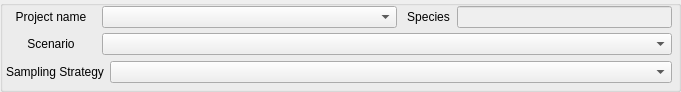
     <widget class="QGroupBox" name="groupBox">
      <property name="minimumSize">
       <size>
        <width>0</width>
        <height>88</height>
       </size>
      </property>
      <widget class="QWidget" name="layoutWidget">
       <property name="geometry">
        <rect>
         <x>6</x>
         <y>33</y>
         <width>666</width>
         <height>22</height>
        </rect>
       </property>
       <layout class="QHBoxLayout" name="horizontalLayout_27">
        <item>
         <widget class="QLabel" name="label_57">
          <property name="sizePolicy">
           <sizepolicy hsizetype="Fixed" vsizetype="Preferred">
            <horstretch>0</horstretch>
            <verstretch>0</verstretch>
           </sizepolicy>
          </property>
          <property name="minimumSize">
           <size>
            <width>90</width>
            <height>0</height>
           </size>
          </property>
          <property name="text">
           <string>Scenario</string>
          </property>
          <property name="alignment">
           <set>Qt::AlignCenter</set>
          </property>
         </widget>
        </item>
        <item>
         <widget class="QComboBox" name="comboBox_210">
          <property name="minimumSize">
           <size>
            <width>0</width>
            <height>0</height>
           </size>
          </property>
         </widget>
        </item>
       </layout>
      </widget>
      <widget class="QWidget" name="layoutWidget">
       <property name="geometry">
        <rect>
         <x>6</x>
         <y>61</y>
         <width>666</width>
         <height>22</height>
        </rect>
       </property>
       <layout class="QHBoxLayout" name="horizontalLayout_12">
        <item>
         <widget class="QLabel" name="label_78">
          <property name="sizePolicy">
           <sizepolicy hsizetype="Fixed" vsizetype="Preferred">
            <horstretch>0</horstretch>
            <verstretch>0</verstretch>
           </sizepolicy>
          </property>
          <property name="minimumSize">
           <size>
            <width>90</width>
            <height>0</height>
           </size>
          </property>
          <property name="text">
           <string>Sampling Strategy</string>
          </property>
          <property name="alignment">
           <set>Qt::AlignCenter</set>
          </property>
         </widget>
        </item>
        <item>
         <widget class="QComboBox" name="comboBox_310">
          <property name="minimumSize">
           <size>
            <width>0</width>
            <height>0</height>
           </size>
          </property>
         </widget>
        </item>
       </layout>
      </widget>
      <widget class="QWidget" name="layoutWidget">
       <property name="geometry">
        <rect>
         <x>6</x>
         <y>6</y>
         <width>391</width>
         <height>22</height>
        </rect>
       </property>
       <layout class="QHBoxLayout" name="horizontalLayout_40">
        <item>
         <widget class="QLabel" name="label_72">
          <property name="sizePolicy">
           <sizepolicy hsizetype="Fixed" vsizetype="Preferred">
            <horstretch>0</horstretch>
            <verstretch>0</verstretch>
           </sizepolicy>
          </property>
          <property name="minimumSize">
           <size>
            <width>90</width>
            <height>0</height>
           </size>
          </property>
          <property name="text">
           <string>Project name</string>
          </property>
          <property name="alignment">
           <set>Qt::AlignCenter</set>
          </property>
         </widget>
        </item>
        <item>
         <widget class="QComboBox" name="comboBox_110">
          <property name="sizePolicy">
           <sizepolicy hsizetype="Preferred" vsizetype="Fixed">
            <horstretch>0</horstretch>
            <verstretch>0</verstretch>
           </sizepolicy>
          </property>
         </widget>
        </item>
       </layout>
      </widget>
      <widget class="QWidget" name="layoutWidget">
       <property name="geometry">
        <rect>
         <x>406</x>
         <y>6</y>
         <width>266</width>
         <height>22</height>
        </rect>
       </property>
       <layout class="QHBoxLayout" name="horizontalLayout_41">
        <item>
         <widget class="QLabel" name="label_46">
          <property name="sizePolicy">
           <sizepolicy hsizetype="Fixed" vsizetype="Preferred">
            <horstretch>0</horstretch>
            <verstretch>0</verstretch>
           </sizepolicy>
          </property>
          <property name="maximumSize">
           <size>
            <width>45</width>
            <height>16777215</height>
           </size>
          </property>
          <property name="text">
           <string>Species</string>
          </property>
          <property name="alignment">
           <set>Qt::AlignCenter</set>
          </property>
         </widget>
        </item>
        <item>
         <widget class="QLineEdit" name="lineEdit_20">
          <property name="enabled">
           <bool>false</bool>
          </property>
          <property name="sizePolicy">
           <sizepolicy hsizetype="Preferred" vsizetype="Fixed">
            <horstretch>0</horstretch>
            <verstretch>0</verstretch>
           </sizepolicy>
          </property>
          <property name="minimumSize">
           <size>
            <width>0</width>
            <height>0</height>
           </size>
          </property>
          <property name="maximumSize">
           <size>
            <width>16777215</width>
            <height>16777215</height>
           </size>
          </property>
         </widget>
        </item>
       </layout>
      </widget>
     </widget>
